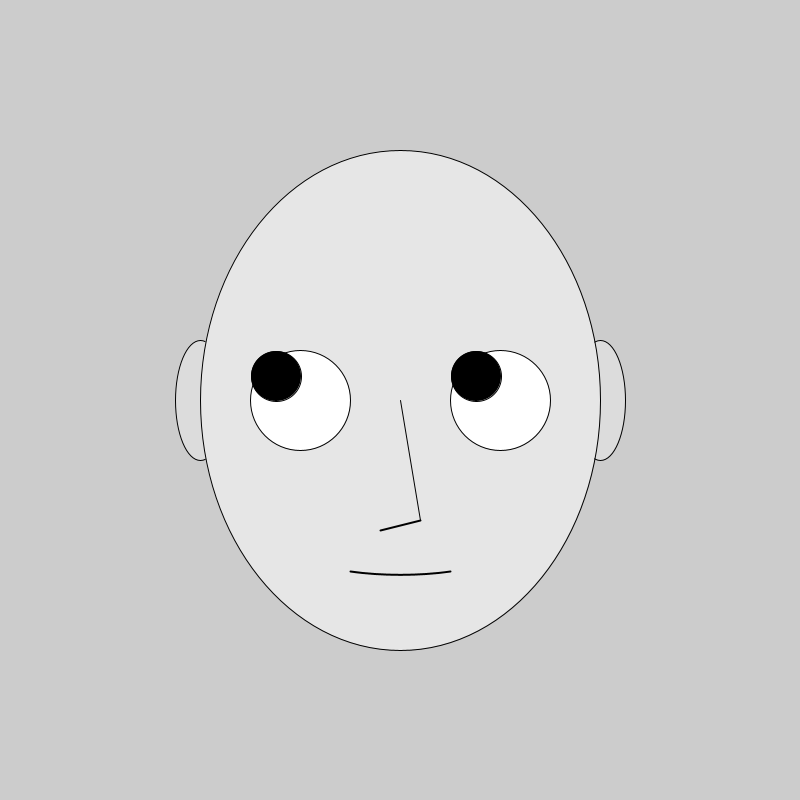
Frame 1 (no input)
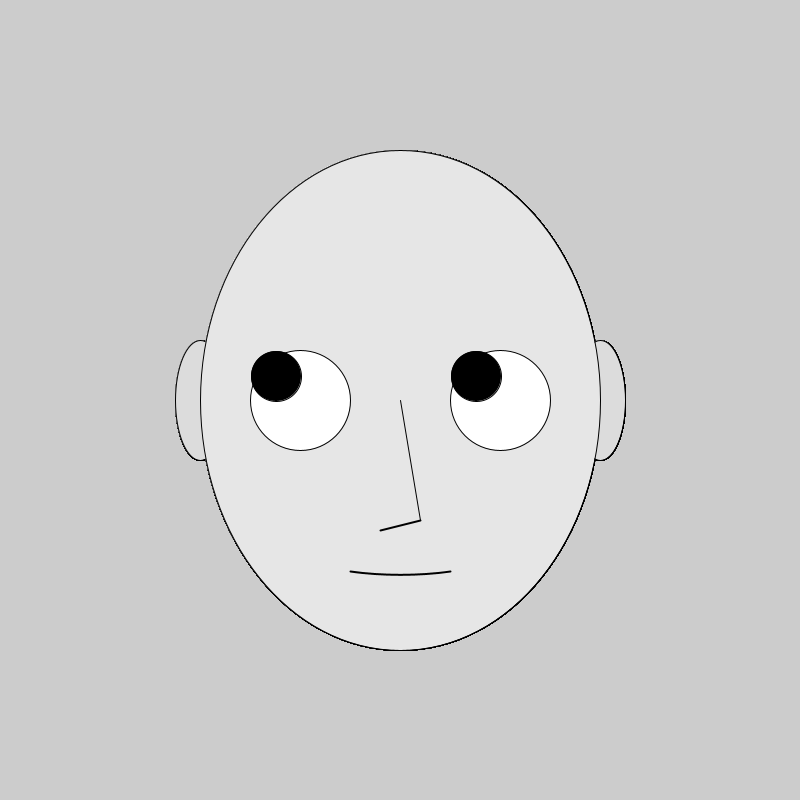
Frame 60 (the mouse pressed at the canvas centre just before this capture)
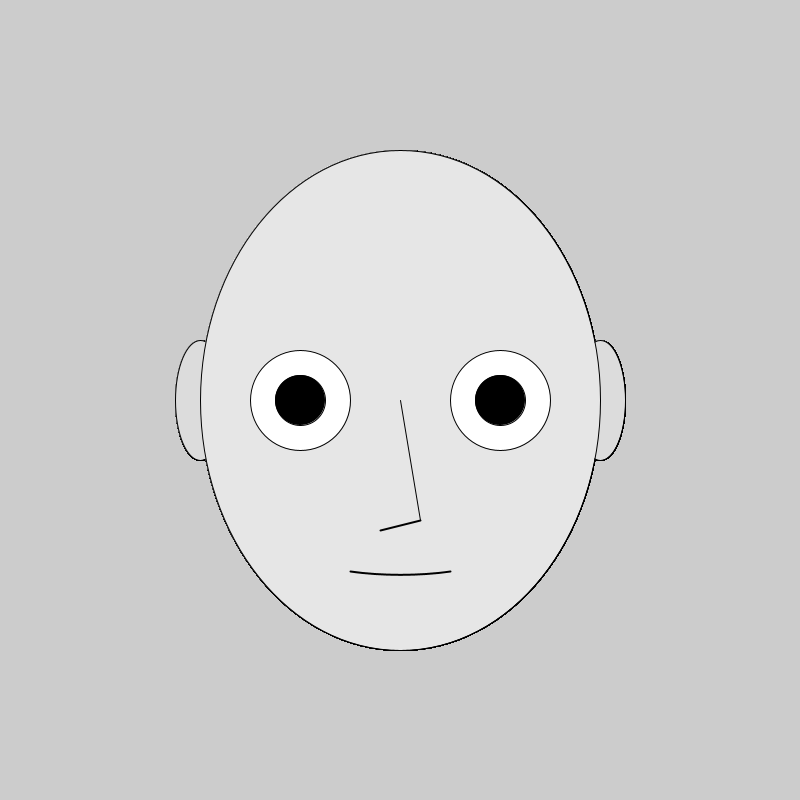
Frame 120 (the mouse held since frame 60 and released just before this capture)

The Processing sketch that drew these frames (run headless with seeded random() and noise(); from frame 60 on, the mouse is pressed at the canvas centre):

// Processing sketch: functions
// ── functions.pde
void setup() {
  size(800, 800);
}

void draw() {
  drawFace(400, 400);
}

void drawFace(float x, float y) {
  float faceX = x;
  float faceY = y;
  float faceW = 400;
  float faceH = 500;
  float rEyeX = faceX + 100;
  float rEyeY = faceY;
  float lEyeX = faceX - 100;
  float lEyeY = faceY;

  // draw ears
  strokeWeight(1);
  fill(220);
  ellipse(faceX - 200, faceY, 50, 120);
  ellipse(faceX + 200, faceY, 50, 120);
  
  // draw head
  strokeWeight(1);
  fill(230);
  ellipse(faceX, faceY, faceW, faceH);
  
  // draw eyes
  fill(255);
  ellipse(rEyeX, rEyeY, 100, 100);
  ellipse(lEyeX, lEyeY, 100, 100);
  fill(0);
  float mouseDistanceModifier = 0.06;
  ellipse(rEyeX + (mouseX - width/2) * mouseDistanceModifier, 
          rEyeY + (mouseY - height/2) * mouseDistanceModifier, 50, 50);
  ellipse(lEyeX + (mouseX - width/2) * mouseDistanceModifier, 
          lEyeY + (mouseY - height/2) * mouseDistanceModifier, 50, 50);
  
  // draw nose
  strokeWeight(1);
  line(x, y, x + 20, y + 120);
  strokeWeight(2);
  line(x - 20, y + 130, x + 20, y + 120);
  
  // draw mouth
  strokeWeight(2);
  noFill();
  arc(faceX, faceY + 150, 200, 50, PI/3, 2*PI/3);
}
